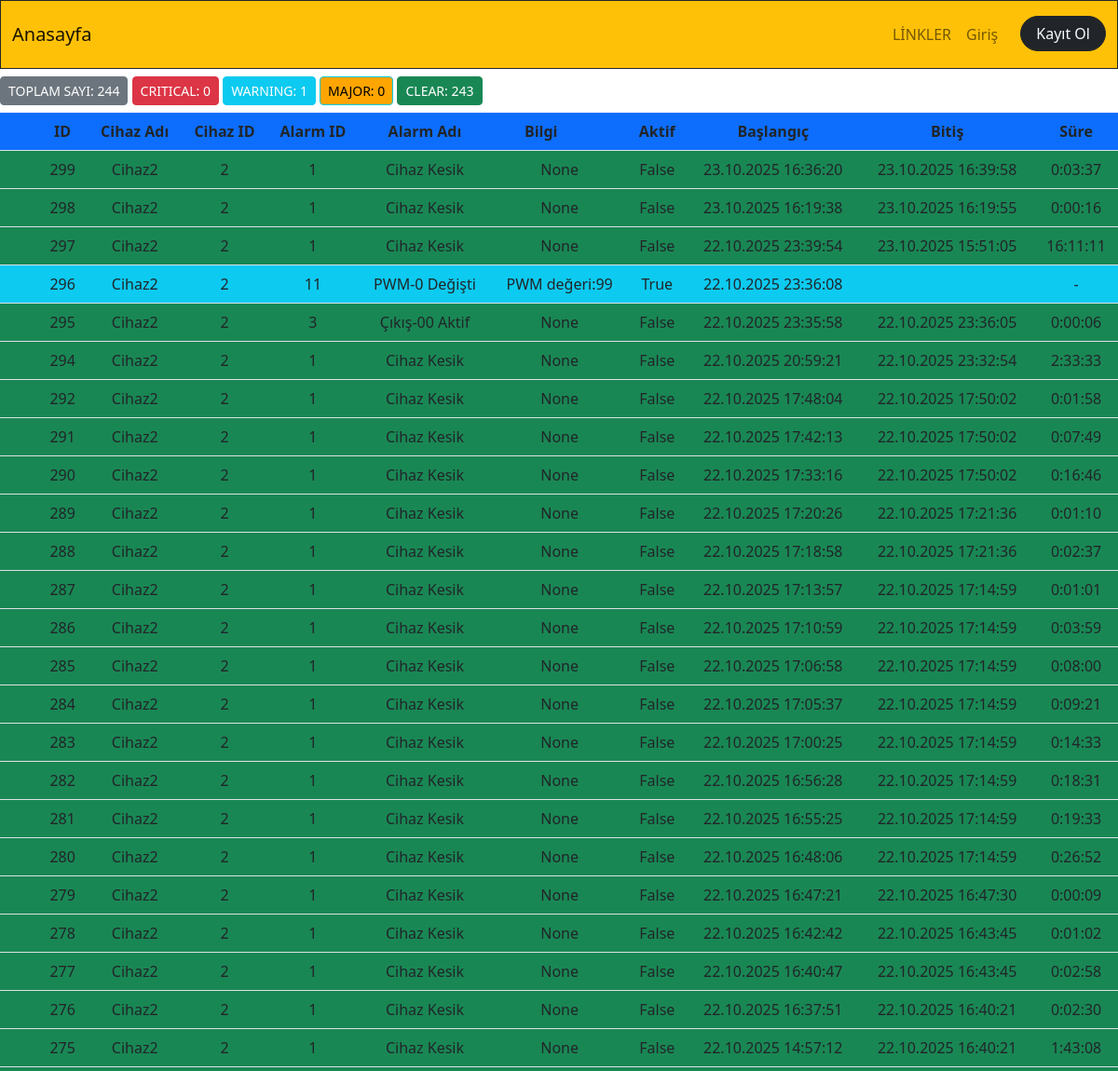
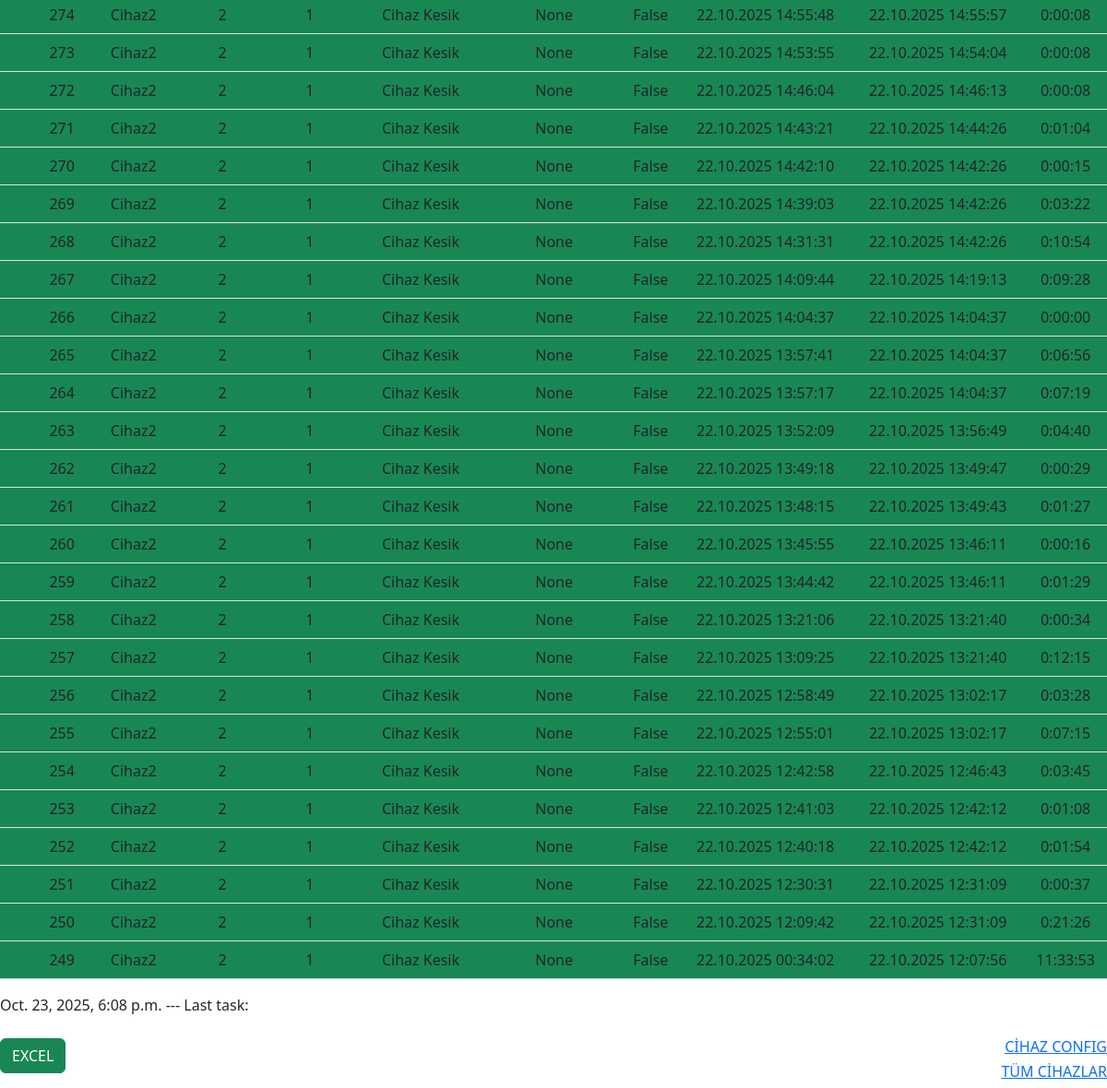
The page /scheduler_cihaz on the database as committed earlier (2 pictures, top to bottom).
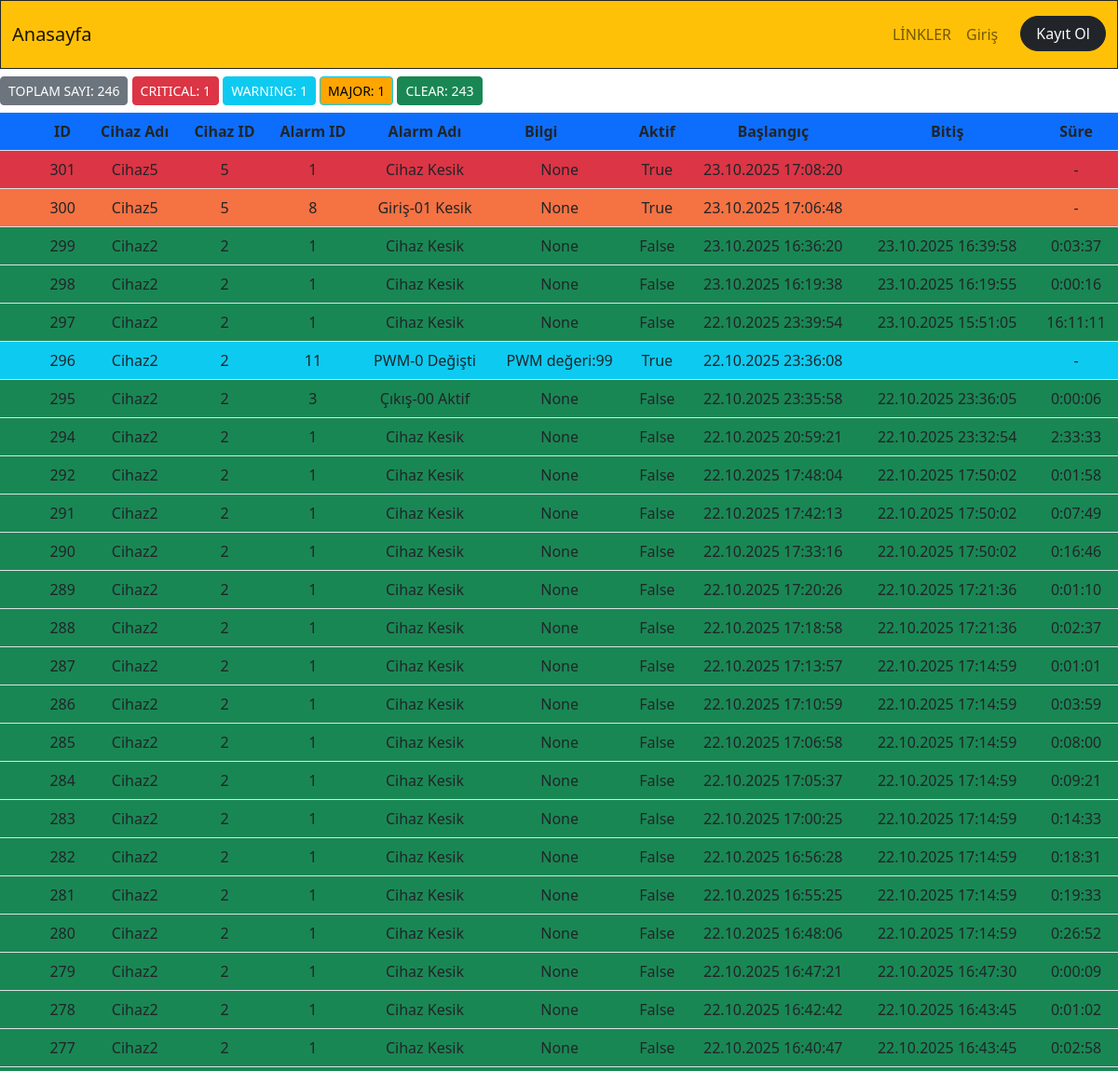
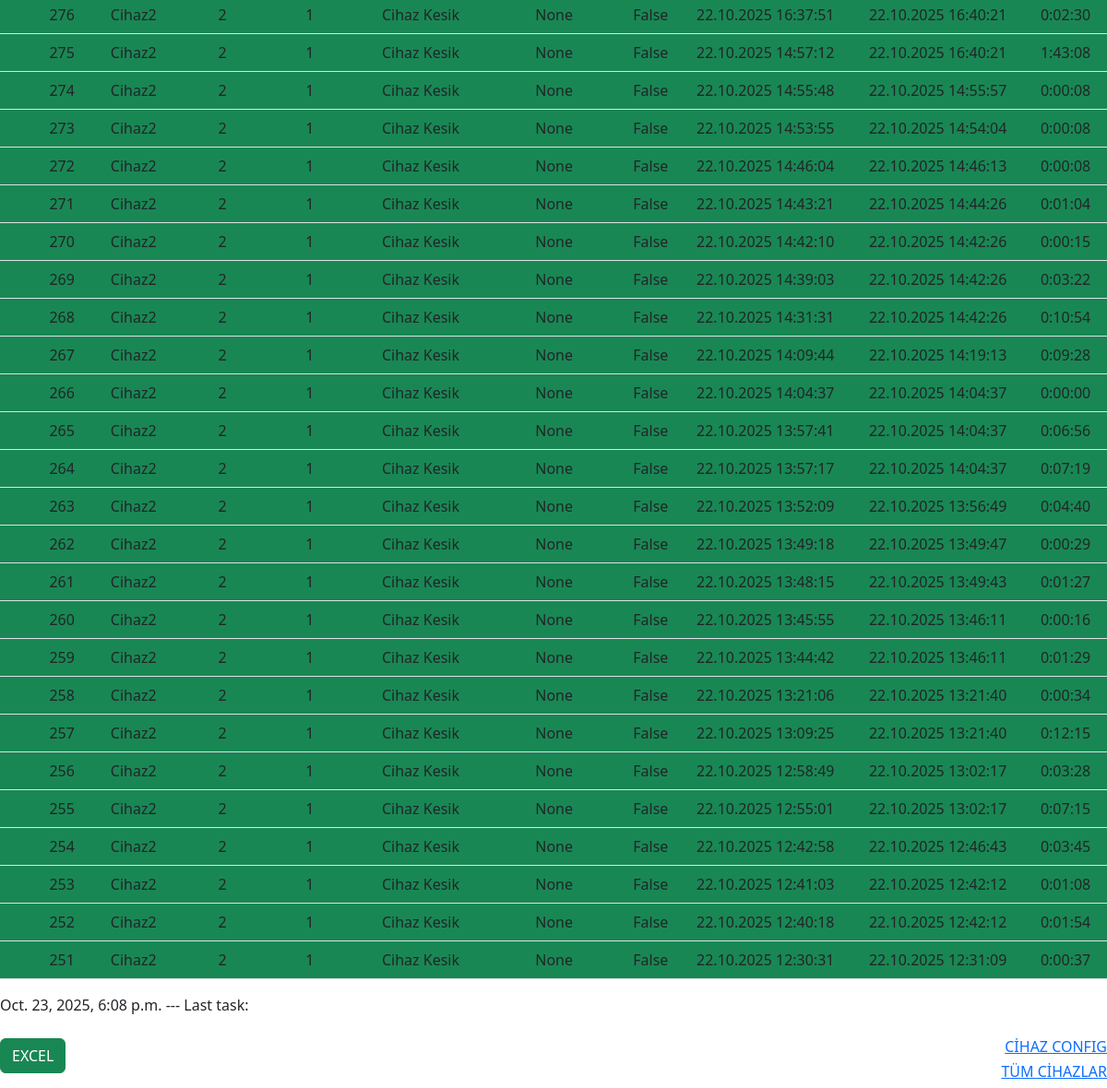
The same page on the database as committed later (2 pictures, top to bottom).
### app_monitor/models.py (models this page shows, shortened)
class Event(models.Model):
    id=models.BigAutoField(primary_key=True,db_column='ID')
    device_id=models.ForeignKey(Device,on_delete=models.CASCADE,null=True, blank=True)
    device_name=models.CharField(blank=True,null=True, max_length=50)
    alarm_id=models.ForeignKey(Alarm,on_delete=models.CASCADE,null=True, blank=True)
    alarm_name=models.CharField(blank=True,null=True, max_length=50)
    event_active=models.BooleanField(default=True) #alarm devam ediyor mu?  241225
    start_time=models.DateTimeField(blank=True,null=True)
    finish_time=models.DateTimeField(blank=True,null=True)
    info=models.CharField(blank=True,null=True, max_length=50)
    def event_duration(self):
        if self.finish_time is not None:
            duration=self.finish_time - self.start_time
            return str(duration).split(".")[0]
        else:
            return "-"

class Device(models.Model):
    device_id=models.IntegerField(primary_key=True,db_column='ID')
    device_name=models.CharField(blank=True,null=True, max_length=20)
    device_ip=models.CharField(blank=True,null=True, max_length=20)
    device_port=models.IntegerField(blank=True,null=True)
    device_function=models.CharField(blank=True,null=True, max_length=20)
    device_state=models.BooleanField(blank=True,null=True,default=False) #241225
    def __str__(self):
        return(f"{self.device_id}")

class Alarm(models.Model):
    id=models.BigAutoField(primary_key=True,db_column='ID')
    alarm_id=models.IntegerField(blank=True,null=True)
    alarm_name=models.CharField(blank=True,null=True, max_length=50)
    def __str__(self):
        return f"{self.alarm_id}"

### app_monitor/views.py (the view)
# urls.py: path('scheduler_cihaz',scheduler_cihaz,name="scheduler_cihaz"),
def scheduler_cihaz(request):
    print("SCHEDULER_CIHAZ GIRDI...")
    datetime_now=datetime.now()
    devices_all=Device.objects.all()
    events=Event.objects.all()[::-1]
    for device in devices_all:
        pass
    events=Event.objects.all()[::-1][:50]
    events_total_count=Event.objects.all().count()
    events_alarm1_count=Event.objects.filter(alarm_id=1).filter(event_active=True).count()
    events_alarm2_count=Event.objects.filter(Q(alarm_id=2)|Q(alarm_id=3)|Q(alarm_id=4)|Q(alarm_id=5)|Q(alarm_id=6)|Q(alarm_id=11)).filter(event_active=True).count()
    events_alarm3_count=Event.objects.filter(Q(alarm_id=7)|Q(alarm_id=8)|Q(alarm_id=9)|Q(alarm_id=10)).filter(event_active=True).count()
    events_clear_count=Event.objects.filter(event_active=False).count()
    context=dict(
        events=events,
        events_total_count=events_total_count,
        events_alarm1_count=events_alarm1_count,
        events_alarm2_count=events_alarm2_count,
        events_alarm3_count=events_alarm3_count,
        events_clear_count=events_clear_count,
        datetime_now=datetime_now,
    )
    return render(request,"app_monitor/events.html",context)

### app_monitor/templates/app_monitor/events.html (shortened to what this page needs)
{% extends "core/base.html" %}
{% block content %}
<div>
<div class="container-fluid p-0">
       <div id="alarm-sayilari" class="row d-flex ">
        <div class="col-sm-12">
            <label class="btn btn-secondary btn-sm my-2" for="btn-check-all">TOPLAM SAYI: {{events_total_count}} </label>
            <label class="btn btn-danger btn-sm my-2" for="btn-check-alarm1">CRITICAL: {{events_alarm1_count}} </label>
            <label class="btn btn-info btn-sm text-white my-2"  for="btn-check-alarm2">WARNING: {{events_alarm2_count}} </label>
            <label class="btn btn-info btn-sm text- my-2" style="background-color:orange" for="btn-check-alarm3">MAJOR: {{events_alarm3_count}} </label>
            <label class="btn btn-success btn-sm my-2" for="btn-check-alarm-clear">CLEAR: {{events_clear_count}} </label>
        </div>
      </div>
<div class="event_container">
<table class="table table-hover" data-click-to-select="true">
    <thead>
       <tr class="bg-primary px-5">
         <th class="ps-5" scope="col">ID</th>
         <th scope="col">Cihaz Adı</th>
         <th scope="col">Cihaz ID</th>
         <th scope="col">Alarm ID</th>
         <th scope="col">Alarm Adı</th>
         <th class="pe-5" scope="col">Bilgi</th>
         <th scope="col">Aktif</th>
         <th scope="col">Başlangıç</th>
         <th scope="col">Bitiş</th>
         <th scope="col">Süre</th>
       </tr>
     </thead>
   <tbody>
    {% for event in events %}
     <tr
     {% comment %} {% if event.event_active and event.alarm_id is 1 %}class="bg-danger ps-5"{% else %}class="bg-success"{% endif %}  {% endcomment %}
     {% if event.event_active and event.alarm_id.alarm_id is 1 %}class="bg-danger ps-5"{% endif %}
     {% if event.event_active and event.alarm_id.alarm_id is 8 %}style="background-color:#f57242"{% endif %}
     {% if event.event_active and event.alarm_id.alarm_id is 11 %}class="bg-info ps-5"{% endif %}
     {% if not event.event_active  %}class="bg-success ps-5"{% endif %}
     style="margin:20%" >
       <td class="ps-5" >{{event.id}}</td>
       <td >{{event.device_name}}</td>
       <td >{{event.device_id}}</td>
       <td >{{event.alarm_id}}</td>
       <td >{{event.alarm_id.alarm_name}}</td>
       <td >{{event.info}}</td>
       <td > {{event.event_active}}</td>
       <td >{{event.start_time|date:"d.m.Y"}} {{event.start_time|time:"H:i:s"}}</td>
       <td >{{event.finish_time|date:"d.m.Y"}} {{event.finish_time|time:"H:i:s"}}</td>
       <td > {{event.event_duration}}</td>
     </tr>
     {% endfor %}
   </tbody>
  </table>
  {{datetime_now}}  --- Last task: {{completed_task_time}}
</div>
</div>
<br>
<div class="row">
    <div class="col-sm-6">
     <a href="/app_monitor/export_to_excel_event_all"> <button class="btn btn-success ">EXCEL</button> </a>
    </div>
    <div class="col-sm-6 text-end">
      <h6 class=""><a href="arduino_serial_local-all" target="_blank">CİHAZ CONFIG</a> </h6>
      <h6 class="" ><a href="/app_monitor/cihazlar_tum" target="_blank">TÜM CİHAZLAR</a>  </h6>
    </div>
  </div>
{% endblock content %}

Rows that differ between the two databases and show on the page:
no longer on this page (row unchanged): Event: id "250", device_name "Cihaz2", device_id "2", alarm_id "1", alarm_id.alarm_name "Cihaz Kesik", info "None", event_active "False", start_time "22.10.2025", start_time "12:09:42", finish_time "22.10.2025", finish_time "12:31:09", event_duration "0:21:26"
no longer on this page (row unchanged): Event: id "249", device_name "Cihaz2", device_id "2", alarm_id "1", alarm_id.alarm_name "Cihaz Kesik", info "None", event_active "False", start_time "22.10.2025", start_time "00:34:02", finish_time "22.10.2025", finish_time "12:07:56", event_duration "11:33:53"
added Event: id "301", device_name "Cihaz5", device_id "5", alarm_id "1", alarm_id.alarm_name "Cihaz Kesik", info "None", event_active "True", start_time "23.10.2025", start_time "17:08:20", event_duration "-"
added Event: id "300", device_name "Cihaz5", device_id "5", alarm_id "8", alarm_id.alarm_name "Giriş-01 Kesik", info "None", event_active "True", start_time "23.10.2025", start_time "17:06:48", event_duration "-"
Other text that changed with them:
{{ events_total_count }}: "244" → "246"
{{ events_alarm1_count }}: "0" → "1"
{{ events_alarm3_count }}: "0" → "1"
